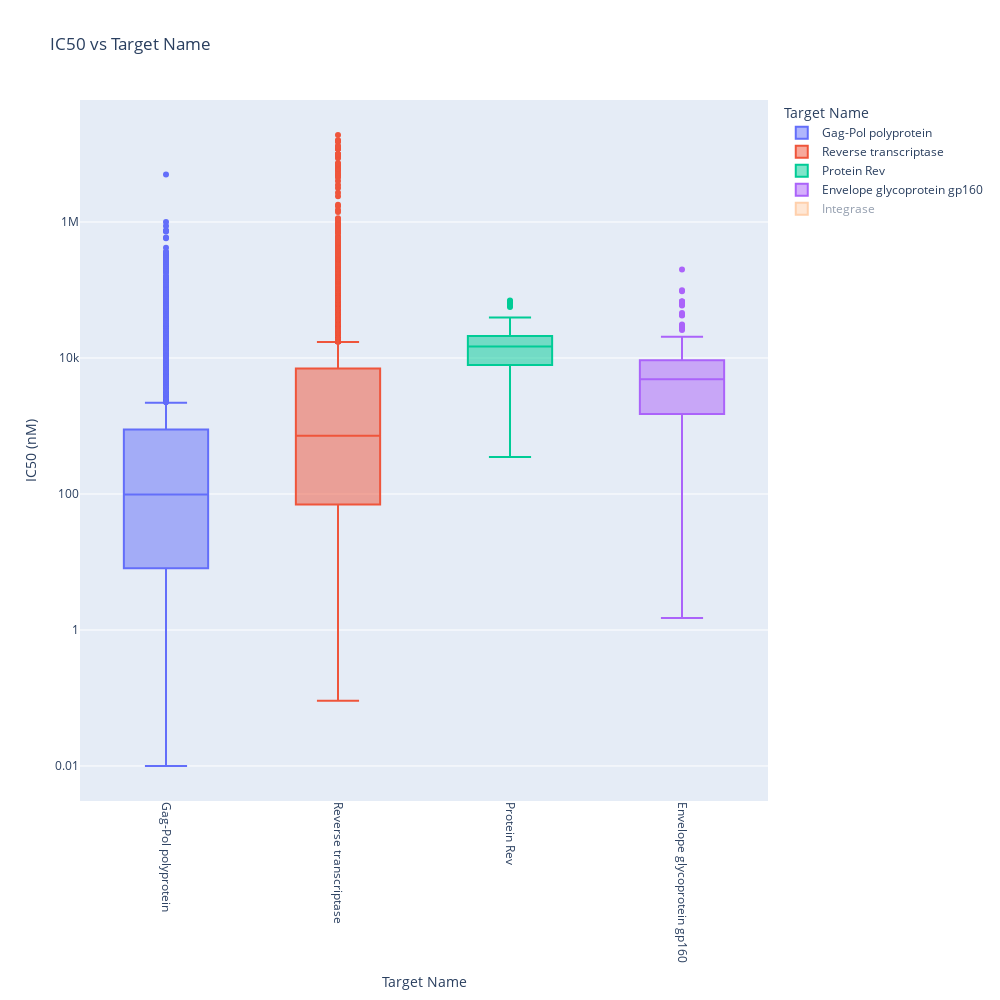

The notebook cell saved with this chart:
### Markdown cell above
To assess which protein targets are associated with the highest inhibitor affinity, we present the boxplots of the $IC50$ values for the most targeted HIV-1 proteins:

### Code cell
evaluation_utils.create_ic50_boxplot_plotly(hiv_condensed)

### Figure 1 — Plotly figure (JSON) as saved in the notebook; plotly's stock layout.template omitted (floating-point values rounded to 4 significant figures; data arrays with more than 128 entries replaced by an {"elided": "..."} marker saying what was removed)
{"data": [{"alignmentgroup": "True", "hovertemplate": "Target Name=%{x}<br>IC50 (nM)=%{y}<extra></extra>", "legendgroup": "Gag-Pol polyprotein", "marker": {"color": "#636efa"}, "name": "Gag-Pol polyprotein", "notched": false, "offsetgroup": "Gag-Pol polyprotein", "orientation": "v", "showlegend": true, "type": "box", "x": {"elided": "5201 str values"}, "x0": " ", "xaxis": "x", "y": {"elided": "5201 float values"}, "y0": " ", "yaxis": "y"}, {"alignmentgroup": "True", "hovertemplate": "Target Name=%{x}<br>IC50 (nM)=%{y}<extra></extra>", "legendgroup": "Reverse transcriptase", "marker": {"color": "#EF553B"}, "name": "Reverse transcriptase", "notched": false, "offsetgroup": "Reverse transcriptase", "orientation": "v", "showlegend": true, "type": "box", "x": {"elided": "6008 str values"}, "x0": " ", "xaxis": "x", "y": {"elided": "6008 float values"}, "y0": " ", "yaxis": "y"}, {"alignmentgroup": "True", "hovertemplate": "Target Name=%{x}<br>IC50 (nM)=%{y}<extra></extra>", "legendgroup": "Protein Rev", "marker": {"color": "#00cc96"}, "name": "Protein Rev", "notched": false, "offsetgroup": "Protein Rev", "orientation": "v", "showlegend": true, "type": "box", "x": ["Protein Rev", "Protein Rev", "Protein Rev", "Protein Rev", "Protein Rev", "Protein Rev", "Protein Rev", "Protein Rev", "Protein Rev", "Protein Rev", "Protein Rev", "Protein Rev", "Protein Rev", "Protein Rev", "Protein Rev", "Protein Rev", "Protein Rev", "Protein Rev", "Protein Rev", "Protein Rev", "Protein Rev", "Protein Rev", "Protein Rev", "Protein Rev", "Protein Rev", "Protein Rev", "Protein Rev", "Protein Rev", "Protein Rev", "Protein Rev", "Protein Rev", "Protein Rev", "Protein Rev", "Protein Rev", "Protein Rev", "Protein Rev", "Protein Rev", "Protein Rev", "Protein Rev", "Protein Rev", "Protein Rev", "Protein Rev", "Protein Rev", "Protein Rev", "Protein Rev", "Protein Rev", "Protein Rev", "Protein Rev", "Protein Rev", "Protein Rev", "Protein Rev", "Protein Rev", "Protein Rev", "Protein Rev", "Protein Rev", "Protein Rev", "Protein Rev", "Protein Rev", "Protein Rev", "Protein Rev", "Protein Rev", "Protein Rev", "Protein Rev", "Protein Rev", "Protein Rev", "Protein Rev"], "x0": " ", "xaxis": "x", "y": [2471, 5664, 58820, 2861, 20324, 9783, 14753, 67576, 15785, 19748, 19371, 7863, 25752, 56122, 11141, 12248, 3035, 1364, 26862, 1047, 10093, 5219, 10447, 19597, 4534, 690.4, 17851, 18230, 16241, 14250, 29228, 14833, 16969, 18291, 10098, 9529, 6497, 6301, 11406, 13868, 8440, 12395, 14216, 22020, 7261, 39575, 65306, 8312, 16416, 8337, 350, 460, 19000, 21000, 6000, 31000, 19000, 63000, 25000, 19000, 17000, 70000, 21000, 32000, 1000, 25000], "y0": " ", "yaxis": "y"}, {"alignmentgroup": "True", "hovertemplate": "Target Name=%{x}<br>IC50 (nM)=%{y}<extra></extra>", "legendgroup": "Envelope glycoprotein gp160", "marker": {"color": "#ab63fa"}, "name": "Envelope glycoprotein gp160", "notched": false, "offsetgroup": "Envelope glycoprotein gp160", "orientation": "v", "showlegend": true, "type": "box", "x": {"elided": "200 str values"}, "x0": " ", "xaxis": "x", "y": {"elided": "200 float values"}, "y0": " ", "yaxis": "y"}, {"alignmentgroup": "True", "hovertemplate": "Target Name=%{x}<br>IC50 (nM)=%{y}<extra></extra>", "legendgroup": "Integrase", "marker": {"color": "#FFA15A"}, "name": "Integrase", "notched": false, "offsetgroup": "Integrase", "orientation": "v", "showlegend": true, "type": "box", "visible": "legendonly", "x": {"elided": "2279 str values"}, "x0": " ", "xaxis": "x", "y": {"elided": "2279 float values"}, "y0": " ", "yaxis": "y"}], "layout": {"boxmode": "overlay", "height": 1000, "legend": {"title": {"text": "Target Name"}, "tracegroupgap": 0}, "title": {"text": "IC50 vs Target Name"}, "width": 1000, "xaxis": {"anchor": "y", "autorange": true, "categoryarray": ["Gag-Pol polyprotein", "Reverse transcriptase", "Protein Rev", "Envelope glycoprotein gp160", "Integrase"], "categoryorder": "array", "domain": [0, 1], "range": [-0.5, 3.5], "tickangle": 90, "title": {"text": "Target Name"}, "type": "category"}, "yaxis": {"anchor": "x", "autorange": true, "domain": [0, 1], "range": [-2.516, 7.795], "title": {"text": "IC50 (nM)"}, "type": "log"}}}
